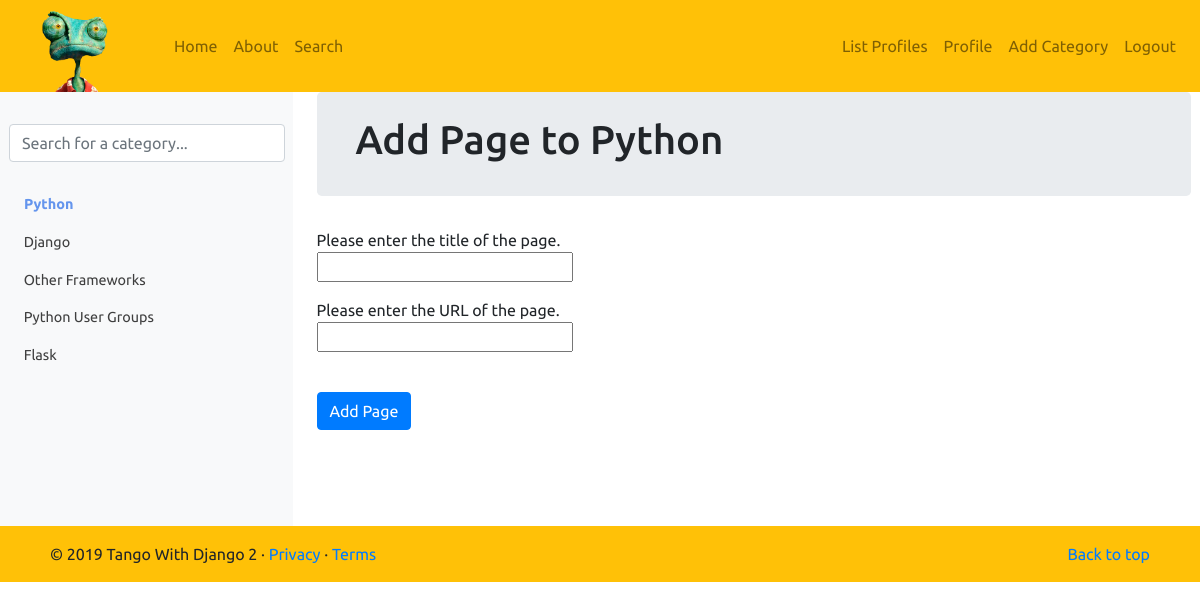
The app's page /rango/category/python/add_page/ (signed in), older data.
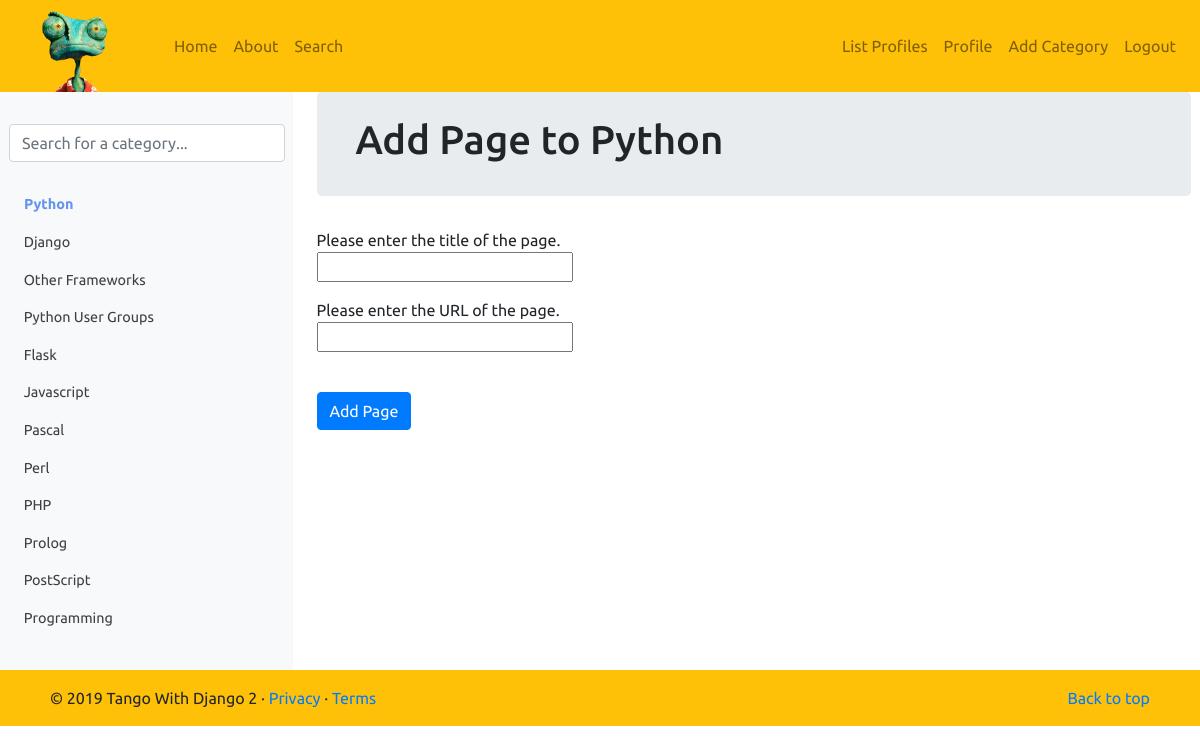
The same page, newer data.
### rango/models.py (models this page shows, shortened)
class Category(models.Model):
    name = models.CharField(max_length=128, unique=True)
    views = models.IntegerField(default=0)
    likes = models.IntegerField(default=0)
    slug = models.SlugField(unique=True)
    class Meta:
        verbose_name_plural = 'Categories'

### rango/views.py (the view, shortened to what this page needs)
# urls.py: path('category/<slug:category_name_slug>/add_page/', views.add_page, name='add_page'),
@login_required
def add_page(request, category_name_slug):
    try:
        category = Category.objects.get(slug=category_name_slug)
    except Category.DoesNotExist:
        category = None
    form = PageForm()
    context_dict = {'form':form, 'category': category}
    return render(request, 'rango/add_page.html', context_dict)

### rango/forms.py (shortened to what this page needs)
class PageForm(forms.ModelForm):
    title = forms.CharField(max_length=128, help_text="Please enter the title of the page.")
    url = forms.URLField(max_length=200, help_text="Please enter the URL of the page.")
    views = forms.IntegerField(widget=forms.HiddenInput(), initial=0)
    class Meta:
        model = Page
        exclude = ('category',)

### rango/templatetags/rango_template_tags.py (called while the page is built)
@register.inclusion_tag('rango/cats.html')
def get_category_list(cat=None):
    return {'cats': Category.objects.all(), 'act_cat': cat}

### templates/rango/add_page.html (shortened to what this page needs)
{% extends "rango/base.html" %}
{% block body_block %}
<div class="jumbotron p-4">
    <div class="container">
        <h1 class="jumbotron-heading">Add Page to {{category.name}}</h1>
    </div>
</div>
<div class="container">
    <div class="row">
        <form role="form" id="page_form" method="post" action="/rango/category/{{category.slug}}/add_page/">
            {% for field in form.visible_fields %}
                {{ field.help_text }}<br/>
                {{ field }}<br/>
                    <div class="p-2"></div>
            {% endfor %}
            <br/>
            <button class="btn btn-primary" type="submit" name="submit">Add Page</button>
            <div class="p-5"></div>
        </form>
    </div>
</div>
{% endblock %}

### templates/rango/cats.html (shortened to what this page needs)
<div id="catlst" class="mb-4">
    <ul class="nav flex-column">
        {% if cats %}
            {% for c in cats %}
                {% if c == act_cat %}
                    <li class="nav-item">
                        <a class="nav-link active" href="{% url 'rango:show_category' c.slug %}">
                            &nbsp;&nbsp;{{ c.name }}
                        </a>
                    </li>
                {% else %}
                    <li class="nav-item">
                        <a class="nav-link" href="{% url 'rango:show_category' c.slug %}">
                            &nbsp;&nbsp;{{ c.name }}
                        </a>
                    </li>
                {% endif %}
            {% endfor %}
        {% else %}
            <li class="nav-item">No Categories Yet!</li>
        {% endif %}
    </ul>
</div>

Row changes from the older to the newer data that the page shows:
added Category: name "Javascript"
added Category: name "Pascal"
added Category: name "Perl"
added Category: name "PHP"
added Category: name "Prolog"
added Category: name "PostScript"
added Category: name "Programming"
